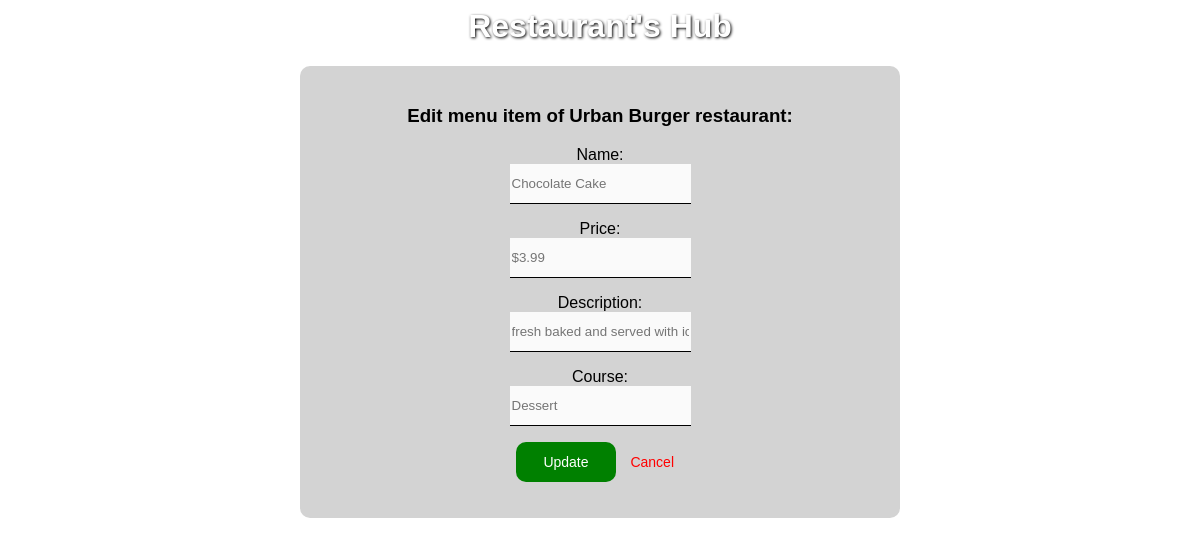
The app's page /restaurant/1/menu/4/edit with its own data.
### database_setup.py (models this page shows)
class Restaurant(Base):
    __tablename__ = 'restaurant'
    id = Column(Integer, primary_key=True)
    name = Column(String(80), nullable=False)

class MenuItem(Base):
    __tablename__ = 'menu_item'
    id = Column(Integer, primary_key=True)
    name = Column(String(80), nullable=False)
    price = Column(String(80), nullable=False)
    description = Column(String(250), nullable=False)
    course = Column(String(80), nullable=False)
    restaurant_id = Column(Integer, ForeignKey('restaurant.id'))
    restaurant = relationship(Restaurant)

### webserver.py (the view, shortened to what this page needs)
@app.route('/restaurant/<int:restaurant_id>/menu/<int:menuitem_id>/edit', methods=['GET', 'POST'])
def editMenuItem(restaurant_id, menuitem_id):
    restaurant = session.query(Restaurant).filter_by( id = restaurant_id).one()
    itemToEdit = session.query(MenuItem).filter_by( id = menuitem_id).one()
    if request.method == 'GET':
        return render_template('editMenuItem.html', restaurant = restaurant, item = itemToEdit )

### templates/editMenuItem.html (shortened to what this page needs)
<html>
        <link rel=stylesheet type=text/css href="{{ url_for('static', filename='styles.css') }}">
    <body>
        <div class='container'>
            <h1> Restaurant's Hub </h1>
            <div class='container-inner'>
                <h3>  Edit menu item of {{ restaurant.name }} restaurant: </h3>
                <form action='#' method='POST'>
                    <p> Name: </br> <input name='name' type='text' placeholder="{{ item.name }}" > </p>
                    <p> Price:  </br><input name='price' type='text' placeholder="{{ item.price }}"  >  </p>
                    <p> Description: </br> <input name='description' type='text'  placeholder="{{ item.description }}" >  </p>
                    <p> Course:  </br><input name='course' type='text' placeholder="{{ item.course }}"  >  </p>
                    <input type='submit' value='Update' action='/restaurant/{{restaurant.id}}/menu/{{ item.id}}/edit' class='button'>
                    <a href='{{ url_for("showMenu", restaurant_id = restaurant.id )}}' class='cancel-button'> Cancel </a>
                </form>
            </div>
        </div>
    </body>
</html>

### static/styles.css (style rules this page uses)
body { background-image: url('/static/bg.jpg'); background-size: cover; background-attachment: fixed; }
h1 { color: white; text-shadow: 1px 1px 3px #000 ; }
.container { width: 80%; max-width: 600px; margin: auto; text-align: center; font-family: Verdana, Geneva, Tahoma, sans-serif; }
.container-inner { padding: 20px; background-color: lightgray; border-radius: 10px; }
.button { width: 100px; height: 40px; background-color: green; padding: 10px; border-radius: 10px; border: none; color: white; font-size: 14px; text-decoration: none; }
.cancel-button { width: 100px; height: 40px; padding: 10px; border-radius: 10px; border: none; font-size: 14px; text-decoration: none; color: red; }
input[type='text'] { background-color: #fafafa; border: none; border-bottom: 1px solid #000; height: 40px; }

### records on screen
Restaurant: name "Urban Burger"
MenuItem: name "Chocolate Cake", price "$3.99", description "fresh baked and served with ice cream", course "Dessert"
